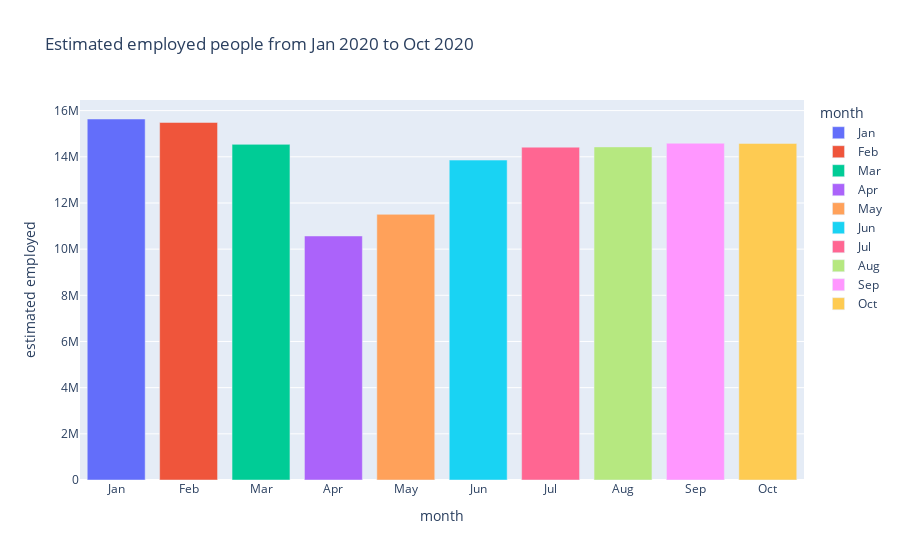

Notebook code cell kept with this figure:
### Code cell
import plotly.express as px

fig = px.bar(data,x='month',y='estimated employed',color='month',
            category_orders ={'month':['Jan','Feb','Mar','Apr','May','Jun','Jul','Aug','Sep','Oct']},
            title='Estimated employed people from Jan 2020 to Oct 2020')
fig.show()

### Figure 1 — Plotly figure (JSON) as saved in the notebook; plotly's stock layout.template omitted (floating-point values rounded to 4 significant figures)
{"data": [{"alignmentgroup": "True", "hovertemplate": "month=%{x}<br>estimated employed=%{y}<extra></extra>", "legendgroup": "Jan", "marker": {"color": "#636efa", "pattern": {"shape": ""}}, "name": "Jan", "offsetgroup": "Jan", "orientation": "v", "showlegend": true, "textposition": "auto", "type": "bar", "x": ["Jan"], "xaxis": "x", "y": [15640000.0], "yaxis": "y"}, {"alignmentgroup": "True", "hovertemplate": "month=%{x}<br>estimated employed=%{y}<extra></extra>", "legendgroup": "Feb", "marker": {"color": "#EF553B", "pattern": {"shape": ""}}, "name": "Feb", "offsetgroup": "Feb", "orientation": "v", "showlegend": true, "textposition": "auto", "type": "bar", "x": ["Feb"], "xaxis": "x", "y": [15490000.0], "yaxis": "y"}, {"alignmentgroup": "True", "hovertemplate": "month=%{x}<br>estimated employed=%{y}<extra></extra>", "legendgroup": "Mar", "marker": {"color": "#00cc96", "pattern": {"shape": ""}}, "name": "Mar", "offsetgroup": "Mar", "orientation": "v", "showlegend": true, "textposition": "auto", "type": "bar", "x": ["Mar"], "xaxis": "x", "y": [14540000.0], "yaxis": "y"}, {"alignmentgroup": "True", "hovertemplate": "month=%{x}<br>estimated employed=%{y}<extra></extra>", "legendgroup": "Apr", "marker": {"color": "#ab63fa", "pattern": {"shape": ""}}, "name": "Apr", "offsetgroup": "Apr", "orientation": "v", "showlegend": true, "textposition": "auto", "type": "bar", "x": ["Apr"], "xaxis": "x", "y": [10570199], "yaxis": "y"}, {"alignmentgroup": "True", "hovertemplate": "month=%{x}<br>estimated employed=%{y}<extra></extra>", "legendgroup": "May", "marker": {"color": "#FFA15A", "pattern": {"shape": ""}}, "name": "May", "offsetgroup": "May", "orientation": "v", "showlegend": true, "textposition": "auto", "type": "bar", "x": ["May"], "xaxis": "x", "y": [11510000.0], "yaxis": "y"}, {"alignmentgroup": "True", "hovertemplate": "month=%{x}<br>estimated employed=%{y}<extra></extra>", "legendgroup": "Jun", "marker": {"color": "#19d3f3", "pattern": {"shape": ""}}, "name": "Jun", "offsetgroup": "Jun", "orientation": "v", "showlegend": true, "textposition": "auto", "type": "bar", "x": ["Jun"], "xaxis": "x", "y": [13860000.0], "yaxis": "y"}, {"alignmentgroup": "True", "hovertemplate": "month=%{x}<br>estimated employed=%{y}<extra></extra>", "legendgroup": "Jul", "marker": {"color": "#FF6692", "pattern": {"shape": ""}}, "name": "Jul", "offsetgroup": "Jul", "orientation": "v", "showlegend": true, "textposition": "auto", "type": "bar", "x": ["Jul"], "xaxis": "x", "y": [14420000.0], "yaxis": "y"}, {"alignmentgroup": "True", "hovertemplate": "month=%{x}<br>estimated employed=%{y}<extra></extra>", "legendgroup": "Aug", "marker": {"color": "#B6E880", "pattern": {"shape": ""}}, "name": "Aug", "offsetgroup": "Aug", "orientation": "v", "showlegend": true, "textposition": "auto", "type": "bar", "x": ["Aug"], "xaxis": "x", "y": [14430000.0], "yaxis": "y"}, {"alignmentgroup": "True", "hovertemplate": "month=%{x}<br>estimated employed=%{y}<extra></extra>", "legendgroup": "Sep", "marker": {"color": "#FF97FF", "pattern": {"shape": ""}}, "name": "Sep", "offsetgroup": "Sep", "orientation": "v", "showlegend": true, "textposition": "auto", "type": "bar", "x": ["Sep"], "xaxis": "x", "y": [14590000.0], "yaxis": "y"}, {"alignmentgroup": "True", "hovertemplate": "month=%{x}<br>estimated employed=%{y}<extra></extra>", "legendgroup": "Oct", "marker": {"color": "#FECB52", "pattern": {"shape": ""}}, "name": "Oct", "offsetgroup": "Oct", "orientation": "v", "showlegend": true, "textposition": "auto", "type": "bar", "x": ["Oct"], "xaxis": "x", "y": [14580000.0], "yaxis": "y"}], "layout": {"autosize": true, "barmode": "relative", "legend": {"title": {"text": "month"}, "tracegroupgap": 0}, "title": {"text": "Estimated employed people from Jan 2020 to Oct 2020"}, "xaxis": {"anchor": "y", "autorange": true, "categoryarray": ["Jan", "Feb", "Mar", "Apr", "May", "Jun", "Jul", "Aug", "Sep", "Oct"], "categoryorder": "array", "domain": [0, 1], "range": [-0.5, 9.5], "title": {"text": "month"}, "type": "category"}, "yaxis": {"anchor": "x", "autorange": true, "domain": [0, 1], "range": [0, 16460000.0], "title": {"text": "estimated employed"}, "type": "linear"}}}
